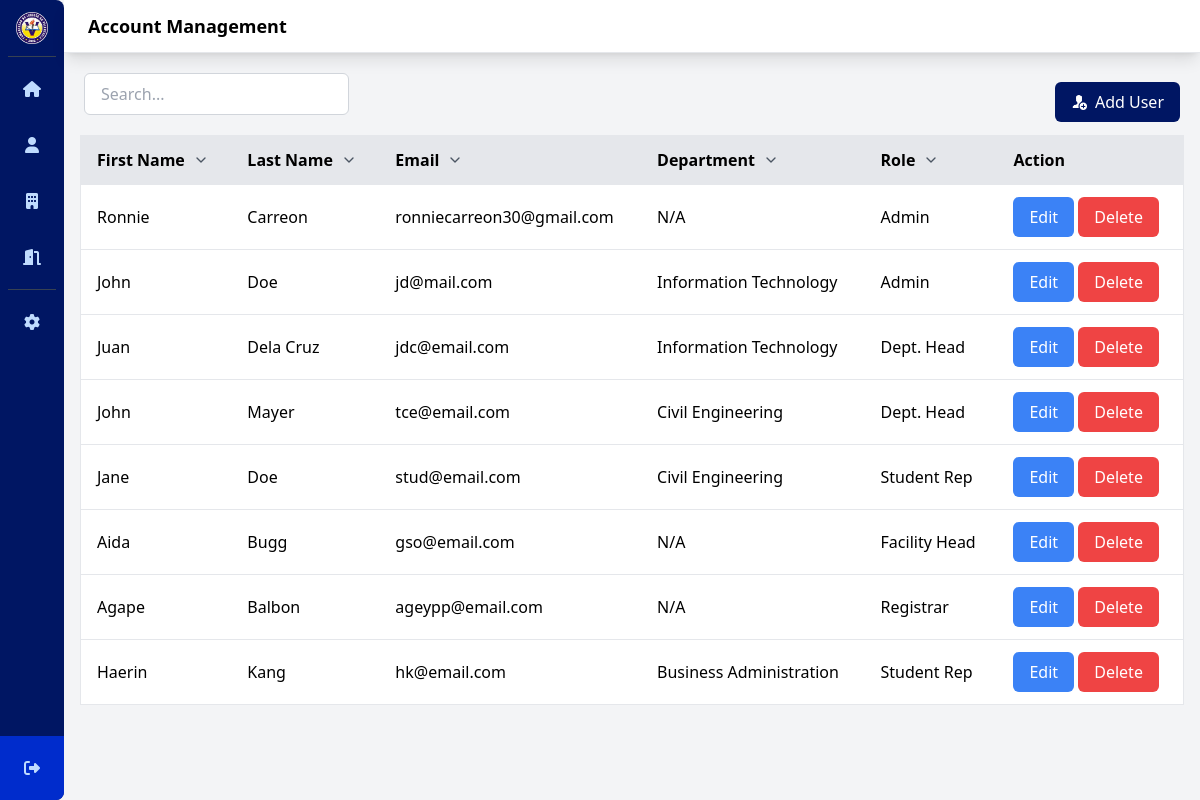
/accManagement.php (signed in), run on the app's committed database.
### tables this page shows
CREATE TABLE `users` (
  `id` int(11) NOT NULL,
  `first_name` varchar(50) NOT NULL,
  `last_name` varchar(50) NOT NULL,
  `email` varchar(100) NOT NULL,
  `contact_number` varchar(20) DEFAULT NULL,
  `department` varchar(100) DEFAULT NULL,
  `userRole` varchar(50) DEFAULT NULL,
  `userPassword` varchar(255) NOT NULL
);

### accManagement.php (the view, shortened to what this page needs)
<?php
require_once "database/config.php";
$sql = "SELECT * FROM users";
$result = $conn->query($sql);
?>
<!DOCTYPE html>
<html lang="en">
<head>
    <link rel="stylesheet" href="css/style.css">
</head>
<body>
    <div class="flex h-screen bg-gray-100">
        <div id="sidebar-container">
            <?php include 'sidebar.php'; ?>
        </div>
        <div class="flex flex-col flex-1">
            <header class="bg-white shadow-lg">
                <div class="flex items-center justify-between px-6 py-3 border-b">
                    <h2 class="text-lg font-semibold">
                        Account Management
                    </h2>
                </div>
            </header>
            <main class="flex-1 p-4 h-screen">
                <div class="flex items-center justify-between p-1 rounded-md">
                    <div class="flex items-center space-x-4 mb-4">
                        <input type="text" id="searchInput" class="px-4 py-2 border border-gray-300 rounded-md" placeholder="Search..." onkeyup="filterReservations()">
                    </div>
                    <div>
                        <button onclick="showUserForm()" class="ml-auto px-4 py-2 bg-plv-blue text-white rounded-md flex items-center justify-center hover:bg-plv-highlight focus:outline-none focus:ring focus:ring-plv-highlight">
                            <img src="img/icons8-add-user-30.png" alt="Add Account Icon" class="w-4 h-4 mr-2">
                            Add User
                        </button>
                    </div>
                </div>
                <div class=" overflow-y-auto max-h-[calc(100vh-200px)]">
                    <table id="usersTable" class="min-w-full bg-white rounded-md shadow-md border border-gray-200">
                        <thead>
                            <tr class="bg-gray-200 border-b">
                                <th class="py-3 px-4 text-left cursor-pointer hover:bg-gray-100" onclick="sortTable(0)">
                                    <span class="flex items-center">First Name
                                        <svg class="w-4 h-4 ml-2 text-gray-600" fill="none" viewBox="0 0 24 24" stroke="currentColor">
                                            <path stroke-linecap="round" stroke-linejoin="round" stroke-width="2" d="M6 9l6 6 6-6"></path>
                                        </svg>
                                    </span>
                                </th>
                                <th class="py-3 px-4 text-left cursor-pointer hover:bg-gray-100" onclick="sortTable(1)">
                                    <span class="flex items-center">Last Name
                                        <svg class="w-4 h-4 ml-2 text-gray-600" fill="none" viewBox="0 0 24 24" stroke="currentColor">
                                            <path stroke-linecap="round" stroke-linejoin="round" stroke-width="2" d="M6 9l6 6 6-6"></path>
                                        </svg>
                                    </span>
                                </th>
                                <th class="py-3 px-4 text-left cursor-pointer hover:bg-gray-100" onclick="sortTable(2)">
                                    <span class="flex items-center">Email
                                        <svg class="w-4 h-4 ml-2 text-gray-600" fill="none" viewBox="0 0 24 24" stroke="currentColor">
                                            <path stroke-linecap="round" stroke-linejoin="round" stroke-width="2" d="M6 9l6 6 6-6"></path>
                                        </svg>
                                    </span>
                                </th>
                                <th class="py-3 px-4 text-left cursor-pointer hover:bg-gray-100" onclick="sortTable(3)">
                                    <span class="flex items-center">Department
                                        <svg class="w-4 h-4 ml-2 text-gray-600" fill="none" viewBox="0 0 24 24" stroke="currentColor">
                                            <path stroke-linecap="round" stroke-linejoin="round" stroke-width="2" d="M6 9l6 6 6-6"></path>
                                        </svg>
                                    </span>
                                </th>
                                <th class="py-3 px-4 text-left cursor-pointer hover:bg-gray-100" onclick="sortTable(4)">
                                    <span class="flex items-center">Role
                                        <svg class="w-4 h-4 ml-2 text-gray-600" fill="none" viewBox="0 0 24 24" stroke="currentColor">
                                            <path stroke-linecap="round" stroke-linejoin="round" stroke-width="2" d="M6 9l6 6 6-6"></path>
                                        </svg>
                                    </span>
                                </th>
                                <th class="py-3 px-4 text-left">Action</th>
                            </tr>
                        </thead>
                        <tbody id="userList" class="bg-white divide-y divide-gray-200">
                            <?php if ($result->num_rows > 0): ?>
                                <?php while ($row = $result->fetch_assoc()): ?>
                                    <tr>
                                        <td class="py-3 px-4"><?php echo $row['first_name']; ?></td>
                                        <td class="py-3 px-4"><?php echo $row['last_name']; ?></td>
                                        <td class="py-3 px-4"><?php echo $row['email']; ?></td>
                                        <td class="py-3 px-4"><?php echo $row['department']; ?></td>
                                        <td class="py-3 px-4"><?php echo $row['userRole']; ?></td>
                                        <td class="py-3 px-4">
                                            <button onclick="editUser(<?php echo $row['id']; ?>)" class="bg-blue-500 text-white rounded-md px-4 py-2 hover:bg-blue-600">Edit</button>
                                            <button onclick="deleteUser(<?php echo $row['id']; ?>)" class="bg-red-500 text-white rounded-md px-4 py-2 hover:bg-red-600">Delete</button>
                                        </td>
                                    </tr>
                                <?php endwhile; ?>
                            <?php else: ?>
                                <tr>
                                    <td colspan="5" class="py-4 px-4 text-center">No user found</td>
                                </tr>
                            <?php endif; ?>
                        </tbody>
                    </table>
                </div>
            </main>
        </div>
    </div>
</body>
</html>

### css/style.css (style rules this page uses)
html, :host { line-height: 1.5; -webkit-text-size-adjust: 100%; -moz-tab-size: 4; -o-tab-size: 4; tab-size: 4; font-family: ui-sans-serif, system-ui, sans-serif, "Apple Color Emoji", "Segoe UI Emoji", "Segoe UI Symbol", "Noto Color Emoji"; font-feature-settings: normal; font-variation-settings: normal; -webkit-tap-highlight-color: transparent; }
body { margin: 0; line-height: inherit; }
h1, h2, h3, h4, h5, h6 { font-size: inherit; font-weight: inherit; }
table { text-indent: 0; border-color: inherit; border-collapse: collapse; }
button, input, optgroup, select, textarea { font-family: inherit; font-feature-settings: inherit; font-variation-settings: inherit; font-size: 100%; font-weight: inherit; line-height: inherit; color: inherit; margin: 0; padding: 0; }
button, select { text-transform: none; }
button, [type='button'], [type='reset'], [type='submit'] { -webkit-appearance: button; background-color: transparent; background-image: none; }
blockquote, dl, dd, h1, h2, h3, h4, h5, h6, hr, figure, p, pre { margin: 0; }
input::placeholder, textarea::placeholder { opacity: 1; color: #9ca3af; }
button, [role="button"] { cursor: pointer; }
img, svg, video, canvas, audio, iframe, embed, object { display: block; vertical-align: middle; }
img, video { max-width: 100%; height: auto; }
.mb-4 { margin-bottom: 1rem; }
.ml-2 { margin-left: 0.5rem; }
.ml-auto { margin-left: auto; }
.mr-2 { margin-right: 0.5rem; }
.flex { display: flex; }
.h-4 { height: 1rem; }
.h-screen { height: 100vh; }
.max-h-\[calc\(100vh-200px\)\] { max-height: calc(100vh - 200px); }
.w-4 { width: 1rem; }
.min-w-full { min-width: 100%; }
.flex-1 { flex: 1 1 0%; }
.cursor-pointer { cursor: pointer; }
.flex-col { flex-direction: column; }
.items-center { align-items: center; }
.justify-center { justify-content: center; }
.justify-between { justify-content: space-between; }
.divide-y > :not([hidden]) ~ :not([hidden]) { --tw-divide-y-reverse: 0; border-top-width: calc(1px * calc(1 - var(--tw-divide-y-reverse))); border-bottom-width: calc(1px * var(--tw-divide-y-reverse)); }
.divide-gray-200 > :not([hidden]) ~ :not([hidden]) { --tw-divide-opacity: 1; border-color: rgb(229 231 235 / var(--tw-divide-opacity)); }
.overflow-y-auto { overflow-y: auto; }
.rounded-md { border-radius: 0.375rem; }
.border { border-width: 1px; }
.border-b { border-bottom-width: 1px; }
.border-gray-200 { --tw-border-opacity: 1; border-color: rgb(229 231 235 / var(--tw-border-opacity)); }
.border-gray-300 { --tw-border-opacity: 1; border-color: rgb(209 213 219 / var(--tw-border-opacity)); }
.bg-blue-500 { --tw-bg-opacity: 1; background-color: rgb(59 130 246 / var(--tw-bg-opacity)); }
.bg-gray-100 { --tw-bg-opacity: 1; background-color: rgb(243 244 246 / var(--tw-bg-opacity)); }
.bg-gray-200 { --tw-bg-opacity: 1; background-color: rgb(229 231 235 / var(--tw-bg-opacity)); }
.bg-plv-blue { --tw-bg-opacity: 1; background-color: rgb(0 22 99 / var(--tw-bg-opacity)); }
.bg-red-500 { --tw-bg-opacity: 1; background-color: rgb(239 68 68 / var(--tw-bg-opacity)); }
.bg-white { --tw-bg-opacity: 1; background-color: rgb(255 255 255 / var(--tw-bg-opacity)); }
.p-1 { padding: 0.25rem; }
.p-4 { padding: 1rem; }
.px-4 { padding-left: 1rem; padding-right: 1rem; }
.px-6 { padding-left: 1.5rem; padding-right: 1.5rem; }
.py-2 { padding-top: 0.5rem; padding-bottom: 0.5rem; }
.py-3 { padding-top: 0.75rem; padding-bottom: 0.75rem; }
.text-left { text-align: left; }
.text-lg { font-size: 1.125rem; line-height: 1.75rem; }
.font-semibold { font-weight: 600; }
.text-gray-600 { --tw-text-opacity: 1; color: rgb(75 85 99 / var(--tw-text-opacity)); }
.text-white { --tw-text-opacity: 1; color: rgb(255 255 255 / var(--tw-text-opacity)); }
.shadow-lg { --tw-shadow: 0 10px 15px -3px rgb(0 0 0 / 0.1), 0 4px 6px -4px rgb(0 0 0 / 0.1); --tw-shadow-colored: 0 10px 15px -3px var(--tw-shadow-color), 0 4px 6px -4px var(--tw-shadow-color); box-shadow: var(--tw-ring-offset-shadow, 0 0 #0000), var(--tw-ring-shadow, 0 0 #0000), var(--tw-shadow); }
.shadow-md { --tw-shadow: 0 4px 6px -1px rgb(0 0 0 / 0.1), 0 2px 4px -2px rgb(0 0 0 / 0.1); --tw-shadow-colored: 0 4px 6px -1px var(--tw-shadow-color), 0 2px 4px -2px var(--tw-shadow-color); box-shadow: var(--tw-ring-offset-shadow, 0 0 #0000), var(--tw-ring-shadow, 0 0 #0000), var(--tw-shadow); }

### data on the page
users: first_name "Ronnie", last_name "Carreon", email "ronniecarreon30@gmail.com", department "N/A", userRole "Admin"
users: first_name "John", last_name "Doe", email "jd@mail.com", department "Information Technology", userRole "Admin"
users: first_name "Juan", last_name "Dela Cruz", email "jdc@email.com", department "Information Technology", userRole "Dept. Head"
users: first_name "John", last_name "Mayer", email "tce@email.com", department "Civil Engineering", userRole "Dept. Head"
users: first_name "Jane", last_name "Doe", email "stud@email.com", department "Civil Engineering", userRole "Student Rep"
users: first_name "Aida", last_name "Bugg", email "gso@email.com", department "N/A", userRole "Facility Head"
users: first_name "Agape", last_name "Balbon", email "ageypp@email.com", department "N/A", userRole "Registrar"
users: first_name "Haerin", last_name "Kang", email "hk@email.com", department "Business Administration", userRole "Student Rep"
